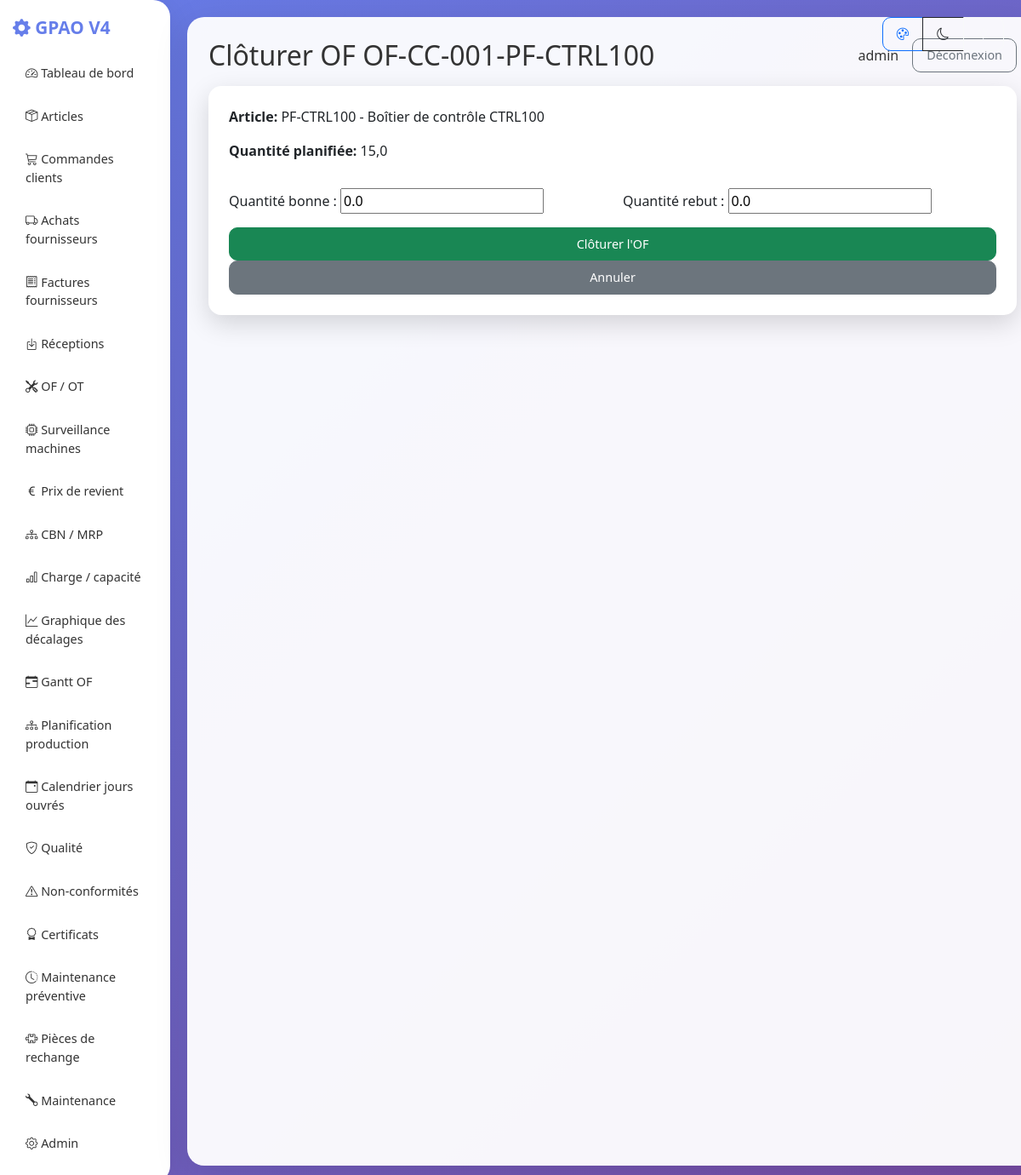
Page /manufacturing/1/close/ (signed in) on the committed database.
### core/models.py (models this page shows, shortened)
class TimeStampedModel(models.Model):
    created_at = models.DateTimeField(auto_now_add=True)
    updated_at = models.DateTimeField(auto_now=True)
    class Meta:
        abstract = True

class ManufacturingOrder(TimeStampedModel):
    STATUS_CHOICES = [('PLANNED', 'Planifié'), ('RELEASED', 'Lancé'), ('IN_PROGRESS', 'En cours'), ('DONE', 'Terminé')]
    number = models.CharField(max_length=30, unique=True)
    article = models.ForeignKey(Article, on_delete=models.CASCADE)
    quantity = models.FloatField()
    good_qty = models.FloatField(default=0)
    scrap_qty = models.FloatField(default=0)
    due_date = models.DateField()
    planned_start = models.DateField(null=True, blank=True)
    status = models.CharField(max_length=20, choices=STATUS_CHOICES, default='PLANNED')

class Article(TimeStampedModel):
    TYPE_CHOICES = [
        ('RAW', 'Matière première'),
        ('COMP', 'Composant'),
        ('SFG', 'Semi-fini'),
        ('FG', 'Produit fini'),
    ]
    code = models.CharField(max_length=30, unique=True)
    designation = models.CharField(max_length=255)
    article_type = models.CharField(max_length=10, choices=TYPE_CHOICES, default='RAW')
    unit = models.CharField(max_length=20, default='u')
    current_stock = models.FloatField(default=0)
    reserved_stock = models.FloatField(default=0)
    safety_stock = models.FloatField(default=0)
    reorder_point = models.FloatField(default=0)
    annual_demand = models.FloatField(default=0)
    ordering_cost = models.FloatField(default=0)
    carrying_rate = models.FloatField(default=0.2)
    unit_cost = models.FloatField(default=0)
    lead_time_days = models.PositiveIntegerField(default=0)
    abc_class = models.CharField(max_length=1, blank=True, default='')
    active = models.BooleanField(default=True)
    class Meta:
        ordering = ['code']

### core/views.py (the view)
        def wrapped_view(request, *args, **kwargs):
            user_role = get_user_role(request.user)
            if user_role in allowed_roles or user_role == 'ADMIN':
                return view_func(request, *args, **kwargs)
            else:
                messages.error(request, 'Accès non autorisé pour votre rôle.')
                return redirect('dashboard')

### core/forms.py
class ManufacturingOrderCloseForm(forms.ModelForm):
    class Meta:
        model = ManufacturingOrder
        fields = ['good_qty', 'scrap_qty']
        labels = {
            'good_qty': 'Quantité bonne',
            'scrap_qty': 'Quantité rebut'
        }

### core/views.py (called while the page is built)
def get_user_role(user):
    try:
        profile = UserProfile.objects.get(user=user)
        return profile.role
    except UserProfile.DoesNotExist:
        return 'OPERATOR'

def role_required(*allowed_roles):
    def decorator(view_func):
        def wrapped_view(request, *args, **kwargs):
            user_role = get_user_role(request.user)
            if user_role in allowed_roles or user_role == 'ADMIN':
                return view_func(request, *args, **kwargs)
            else:
                messages.error(request, 'Accès non autorisé pour votre rôle.')
                return redirect('dashboard')
        return wrapped_view
    return decorator

### gpao/context_processors.py (called while the page is built)
def user_role(request):
    if request.user.is_authenticated:
        try:
            profile = UserProfile.objects.get(user=request.user)
            return {'user_role': profile.role}
        except UserProfile.DoesNotExist:
            return {'user_role': 'OPERATOR'}
    return {'user_role': None}

### templates/core/mo_close.html (shortened to what this page needs)
{% extends 'base.html' %}
{% block page_title %}Clôturer OF {{ mo.number }}{% endblock %}
{% block content %}
<form method="post" class="card card-kpi p-4">
  <div class="mb-3">
    <p><strong>Article:</strong> {{ mo.article.code }} - {{ mo.article.designation }}</p>
    <p><strong>Quantité planifiée:</strong> {{ mo.quantity }}</p>
  </div>
  <div class="row mb-3">
    <div class="col-md-6">{{ form.good_qty.label_tag }} {{ form.good_qty }}</div>
    <div class="col-md-6">{{ form.scrap_qty.label_tag }} {{ form.scrap_qty }}</div>
  </div>
  <button type="submit" class="btn btn-success">Clôturer l'OF</button>
  <a href="{% url 'mo_list' %}" class="btn btn-secondary">Annuler</a>
</form>
{% endblock %}

### templates/base.html (shortened to what this page needs)
<!DOCTYPE html>
<html lang="fr">
<head>
  <link href="https://cdn.jsdelivr.net/npm/bootstrap@5.3.0/dist/css/bootstrap.min.css" rel="stylesheet">
  <link rel="stylesheet" href="https://cdn.jsdelivr.net/npm/bootstrap-icons@1.11.0/font/bootstrap-icons.css">
</head>
<body>
  <div class="theme-switcher btn-group" role="group">
    <button type="button" class="btn btn-sm btn-outline-primary" onclick="setTheme('default')" title="Dégradé par défaut"><i class="bi bi-palette"></i></button>
    <button type="button" class="btn btn-sm btn-outline-dark" onclick="setTheme('dark')" title="Mode sombre"><i class="bi bi-moon"></i></button>
    <button type="button" class="btn btn-sm btn-outline-light" onclick="setTheme('light')" title="Mode clair"><i class="bi bi-sun"></i></button>
  </div>
<div class="d-flex">
    <aside class="col-md-2">
      <h4><i class="bi bi-gear-fill"></i> GPAO V4</h4>
      <nav class="d-grid gap-1">
        <a href="/"><i class="bi bi-speedometer2"></i> Tableau de bord</a>
        <a href="/articles/"><i class="bi bi-box-seam"></i> Articles</a>
        <a href="/orders/"><i class="bi bi-cart3"></i> Commandes clients</a>
        {% if user_role == 'BUYER' or user_role == 'ADMIN' %}
        <a href="/supplier-orders/"><i class="bi bi-truck"></i> Achats fournisseurs</a>
        <a href="/supplier-invoices/"><i class="bi bi-receipt"></i> Factures fournisseurs</a>
        {% endif %}
        {% if user_role == 'STOREKEEPER' or user_role == 'ADMIN' %}
        <a href="/supplier-receipts/"><i class="bi bi-box-arrow-in-down"></i> Réceptions</a>
        {% endif %}
        {% if user_role == 'OPERATOR' or user_role == 'ADMIN' %}
        <a href="/manufacturing/"><i class="bi bi-tools"></i> OF / OT</a>
        <a href="/machine-status/"><i class="bi bi-cpu"></i> Surveillance machines</a>
        {% endif %}
        {% if user_role == 'ADMIN' %}
        <a href="/production-costs/"><i class="bi bi-currency-euro"></i> Prix de revient</a>
        {% endif %}
        <a href="/mrp/"><i class="bi bi-diagram-3"></i> CBN / MRP</a>
        <a href="/capacity/"><i class="bi bi-bar-chart"></i> Charge / capacité</a>
        <a href="/decalages/"><i class="bi bi-graph-up"></i> Graphique des décalages</a>
        {% if user_role == 'OPERATOR' or user_role == 'ADMIN' %}
        <a href="/gantt/"><i class="bi bi-calendar-range"></i> Gantt OF</a>
        <a href="/production-planning/"><i class="bi bi-diagram-3"></i> Planification production</a>
        {% endif %}
        <a href="/holidays/"><i class="bi bi-calendar-event"></i> Calendrier jours ouvrés</a>
        {% if user_role == 'ADMIN' %}
        <a href="/quality-checks/"><i class="bi bi-shield-check"></i> Qualité</a>
        <a href="/non-conformities/"><i class="bi bi-exclamation-triangle"></i> Non-conformités</a>
        <a href="/certificates/"><i class="bi bi-award"></i> Certificats</a>
        <a href="/preventive-maintenance/"><i class="bi bi-clock-history"></i> Maintenance préventive</a>
        <a href="/spare-parts/"><i class="bi bi-puzzle"></i> Pièces de rechange</a>
        {% endif %}
        <a href="/maintenance/"><i class="bi bi-wrench"></i> Maintenance</a>
        <a href="/admin/"><i class="bi bi-gear"></i> Admin</a>
      </nav>
    </aside>
    <main class="col-md-10">
      <div class="d-flex justify-content-between align-items-center mb-3 flex-wrap">
        <h2 class="mb-0">{% block page_title %}GPAO{% endblock %}</h2>
        <div class="d-flex align-items-center gap-2">
          {% if request.user.is_authenticated %}
            <span class="me-2">{{ request.user.username }}</span>
            <form method="post" action="{% url 'logout' %}" class="d-inline">{% csrf_token %}<button class="btn btn-outline-secondary btn-sm">Déconnexion</button></form>
          {% endif %}
        </div>
      </div>
      {% block content %}{% endblock %}
    </main>
  </div>
</body>
</html>

### templates/base.html (style rules this page uses)
:root { --primary-gradient: linear-gradient(135deg, #667eea 0%, #764ba2 100%); --primary-color: #667eea; --bg-color: linear-gradient(135deg, #667eea 0%, #764ba2 100%); --card-bg: rgba(255,255,255,0.95); --text-color: #333; --sidebar-bg: white; }
body { background: var(--bg-color); min-height: 100vh; color: var(--text-color); }
.card-kpi { border: none; box-shadow: 0 10px 30px rgba(0,0,0,0.15); border-radius: 15px; transition: transform 0.3s; }
aside { background: var(--sidebar-bg); box-shadow: 0 10px 40px rgba(0,0,0,0.1); padding: 20px 15px; border-radius: 0 20px 20px 0; }
aside h4 { color: var(--primary-color); font-weight: 700; margin-bottom: 20px; font-size: 1.3rem; }
nav a { padding: 10px 15px; color: var(--text-color); text-decoration: none; border-radius: 10px; margin-bottom: 5px; display: block; transition: all 0.3s; font-weight: 500; font-size: 0.9rem; }
main { background: var(--card-bg); border-radius: 20px; margin: 20px; padding: 25px; box-shadow: 0 10px 40px rgba(0,0,0,0.1); min-height: calc(100vh - 40px); }
.btn { border-radius: 10px; padding: 8px 16px; font-weight: 500; transition: all 0.3s; font-size: 0.9rem; }
.theme-switcher { position: fixed; top: 20px; right: 20px; z-index: 1001; }

### rows in the picture
ManufacturingOrder: number "OF-CC-001-PF-CTRL100", article.code "PF-CTRL100", article.designation "Boîtier de contrôle CTRL100", quantity "15,0", good_qty "0.0", scrap_qty "0.0"

### other values in the picture
{{ request.user.username }} "admin"
